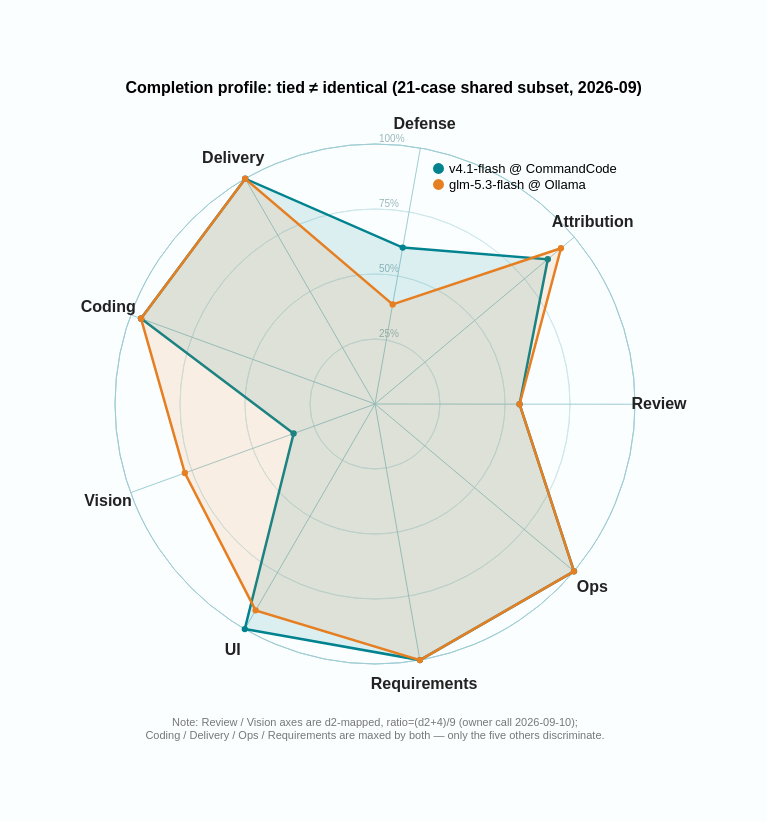

Write the Vega-Lite specification saved for this chart.
### Vega specification from a JSON file in a GitHub repository (floating-point values rounded to 4 significant figures)
{"$schema": "https://vega.github.io/schema/vega/v5.json", "width": 520, "height": 520, "padding": 80, "title": {"text": "Completion profile: tied ≠ identical (21-case shared subset, 2026-09)", "fontSize": 16, "anchor": "middle", "offset": 20}, "signals": [{"name": "radius", "update": "width / 2"}], "data": [{"name": "table", "values": [{"key": "Coding", "category": "v4.1-flash @ CommandCode", "value": 0.958}, {"key": "Coding", "category": "glm-5.3-flash @ Ollama", "value": 0.958}, {"key": "Delivery", "category": "v4.1-flash @ CommandCode", "value": 1.0}, {"key": "Delivery", "category": "glm-5.3-flash @ Ollama", "value": 1.0}, {"key": "Defense", "category": "v4.1-flash @ CommandCode", "value": 0.611}, {"key": "Defense", "category": "glm-5.3-flash @ Ollama", "value": 0.389}, {"key": "Attribution", "category": "v4.1-flash @ CommandCode", "value": 0.867}, {"key": "Attribution", "category": "glm-5.3-flash @ Ollama", "value": 0.933}, {"key": "Review", "category": "v4.1-flash @ CommandCode", "value": 0.556}, {"key": "Review", "category": "glm-5.3-flash @ Ollama", "value": 0.556}, {"key": "Ops", "category": "v4.1-flash @ CommandCode", "value": 1.0}, {"key": "Ops", "category": "glm-5.3-flash @ Ollama", "value": 1.0}, {"key": "Requirements", "category": "v4.1-flash @ CommandCode", "value": 1.0}, {"key": "Requirements", "category": "glm-5.3-flash @ Ollama", "value": 1.0}, {"key": "UI", "category": "v4.1-flash @ CommandCode", "value": 1.0}, {"key": "UI", "category": "glm-5.3-flash @ Ollama", "value": 0.917}, {"key": "Vision", "category": "v4.1-flash @ CommandCode", "value": 0.333}, {"key": "Vision", "category": "glm-5.3-flash @ Ollama", "value": 0.778}, {"key": "Coding", "category": "v4.1-flash @ CommandCode", "value": 0.958, "close": true}, {"key": "Coding", "category": "glm-5.3-flash @ Ollama", "value": 0.958, "close": true}]}, {"name": "keys", "values": ["Coding", "Delivery", "Defense", "Attribution", "Review", "Ops", "Requirements", "UI", "Vision"]}, {"name": "ticks", "values": [{"f": 0.25}, {"f": 0.5}, {"f": 0.75}, {"f": 1.0}]}], "scales": [{"name": "angular", "type": "point", "domain": {"data": "keys", "field": "data"}, "range": {"signal": "[-PI + 0.35, PI + 0.35 - 2 * PI / 9]"}}, {"name": "radial", "type": "linear", "domain": [0, 1], "range": {"signal": "[0, radius]"}, "zero": true, "nice": false}, {"name": "color", "type": "ordinal", "domain": ["v4.1-flash @ CommandCode", "glm-5.3-flash @ Ollama"], "range": ["#00838F", "#E67E22"]}], "legends": [{"fill": "color", "orient": "top-right", "title": null, "labelFontSize": 13, "symbolSize": 120, "labelLimit": 0}], "marks": [{"type": "arc", "encode": {"enter": {"x": {"signal": "0.5 * width"}, "y": {"signal": "0.5 * height"}, "startAngle": {"value": 0}, "endAngle": {"signal": "2 * PI"}, "innerRadius": {"signal": "0.25 * radius"}, "outerRadius": {"signal": "0.25 * radius"}, "stroke": {"value": "#cfe8ec"}, "strokeWidth": {"value": 1}}}}, {"type": "arc", "encode": {"enter": {"x": {"signal": "0.5 * width"}, "y": {"signal": "0.5 * height"}, "startAngle": {"value": 0}, "endAngle": {"signal": "2 * PI"}, "innerRadius": {"signal": "0.5 * radius"}, "outerRadius": {"signal": "0.5 * radius"}, "stroke": {"value": "#cfe8ec"}, "strokeWidth": {"value": 1}}}}, {"type": "arc", "encode": {"enter": {"x": {"signal": "0.5 * width"}, "y": {"signal": "0.5 * height"}, "startAngle": {"value": 0}, "endAngle": {"signal": "2 * PI"}, "innerRadius": {"signal": "0.75 * radius"}, "outerRadius": {"signal": "0.75 * radius"}, "stroke": {"value": "#cfe8ec"}, "strokeWidth": {"value": 1}}}}, {"type": "arc", "encode": {"enter": {"x": {"signal": "0.5 * width"}, "y": {"signal": "0.5 * height"}, "startAngle": {"value": 0}, "endAngle": {"signal": "2 * PI"}, "innerRadius": {"signal": "radius"}, "outerRadius": {"signal": "radius"}, "stroke": {"value": "#9fcdd4"}, "strokeWidth": {"value": 1}}}}, {"type": "text", "encode": {"enter": {"x": {"signal": "0.5 * width + 4"}, "y": {"signal": "0.5 * height - datum.f * radius"}, "text": {"signal": "format(datum.f, '.0%')"}, "fontSize": {"value": 10}, "fill": {"value": "#9ab8bd"}, "align": {"value": "left"}, "baseline": {"value": "bottom"}}}, "from": {"data": "ticks"}}, {"type": "rule", "from": {"data": "keys"}, "encode": {"enter": {"x": {"signal": "0.5 * width"}, "y": {"signal": "0.5 * height"}, "x2": {"signal": "0.5 * width + radius * cos(scale('angular', datum.data))"}, "y2": {"signal": "0.5 * height + radius * sin(scale('angular', datum.data))"}, "stroke": {"value": "#9fcdd4"}, "strokeWidth": {"value": 1}}}}, {"type": "text", "from": {"data": "keys"}, "encode": {"enter": {"x": {"signal": "0.5 * width + (radius + 24) * cos(scale('angular', datum.data))"}, "y": {"signal": "0.5 * height + (radius + 24) * sin(scale('angular', datum.data))"}, "text": {"field": "data"}, "fontSize": {"value": 16}, "fontWeight": {"value": "bold"}, "align": {"value": "center"}, "baseline": {"value": "middle"}, "fill": {"value": "#222"}}}}, {"type": "group", "from": {"facet": {"name": "cats", "data": "table", "groupby": "category"}}, "marks": [{"type": "line", "from": {"data": "cats"}, "encode": {"enter": {"x": {"signal": "0.5 * width + scale('radial', datum.value) * cos(scale('angular', datum.key))"}, "y": {"signal": "0.5 * height + scale('radial', datum.value) * sin(scale('angular', datum.key))"}, "stroke": {"scale": "color", "field": {"parent": "category"}}, "strokeWidth": {"value": 2.5}, "fill": {"scale": "color", "field": {"parent": "category"}}, "fillOpacity": {"value": 0.12}}}}, {"type": "symbol", "from": {"data": "cats"}, "encode": {"enter": {"x": {"signal": "0.5 * width + scale('radial', datum.value) * cos(scale('angular', datum.key))"}, "y": {"signal": "0.5 * height + scale('radial', datum.value) * sin(scale('angular', datum.key))"}, "size": {"value": 40}, "fill": {"scale": "color", "field": {"parent": "category"}}}}}]}, {"type": "text", "encode": {"enter": {"x": {"signal": "0.5 * width"}, "y": {"signal": "height + 62"}, "text": {"value": ["Note: Review / Vision axes are d2-mapped, ratio=(d2+4)/9 (owner call 2026-09-10);", "Coding / Delivery / Ops / Requirements are maxed by both — only the five others discriminate."]}, "fontSize": {"value": 11}, "fill": {"value": "#777"}, "align": {"value": "center"}}}}], "background": "#FAFEFE"}
